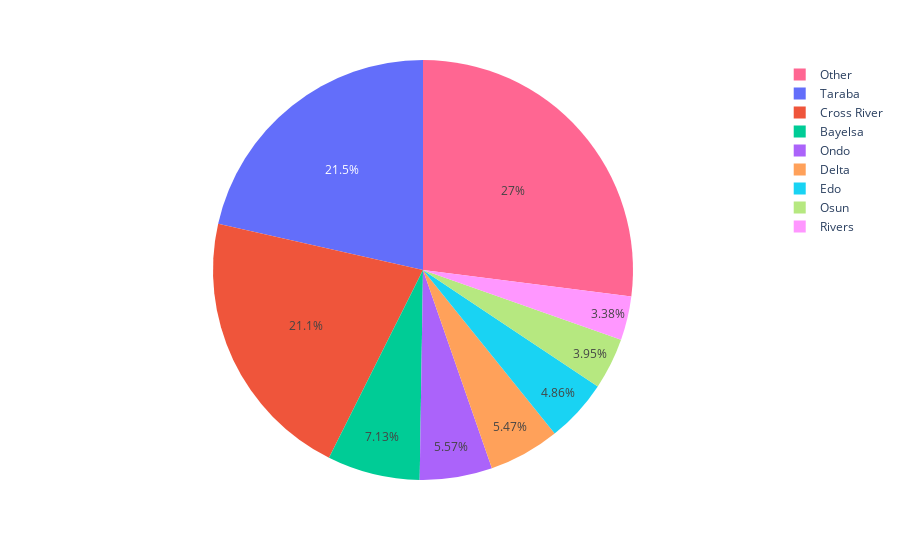

Notebook code cell kept with this figure:
### Code cell
geemap.pie_chart(nija_fnf, names='ADM1_NAME', values='Class_1', max_rows=11, color='ADM1_NAME')

### Figure 1 — Plotly figure (JSON) as saved in the notebook; plotly's stock layout.template omitted (floating-point values rounded to 4 significant figures)
{"data": [{"customdata": [["Taraba"], ["Cross River"], ["Bayelsa"], ["Ondo"], ["Delta"], ["Edo"], ["Other"], ["Other"], ["Osun"], ["Rivers"], ["Other"], ["Other"], ["Other"], ["Other"], ["Other"], ["Other"], ["Other"], ["Other"], ["Other"], ["Other"], ["Other"], ["Other"], ["Other"], ["Other"], ["Other"], ["Other"], ["Other"], ["Other"], ["Other"], ["Other"], ["Other"], ["Other"], ["Other"], ["Other"], ["Other"], ["Other"], ["Other"]], "domain": {"x": [0, 1], "y": [0, 1]}, "hovertemplate": "ADM1_NAME=%{customdata[0]}<br>Class_1=%{value}<extra></extra>", "labels": ["Taraba", "Cross River", "Bayelsa", "Ondo", "Delta", "Edo", "Other", "Other", "Osun", "Rivers", "Other", "Other", "Other", "Other", "Other", "Other", "Other", "Other", "Other", "Other", "Other", "Other", "Other", "Other", "Other", "Other", "Other", "Other", "Other", "Other", "Other", "Other", "Other", "Other", "Other", "Other", "Other"], "legendgroup": "", "marker": {"colors": ["#636efa", "#EF553B", "#00cc96", "#ab63fa", "#FFA15A", "#19d3f3", "#FF6692", "#FF6692", "#B6E880", "#FF97FF", "#FF6692", "#FF6692", "#FF6692", "#FF6692", "#FF6692", "#FF6692", "#FF6692", "#FF6692", "#FF6692", "#FF6692", "#FF6692", "#FF6692", "#FF6692", "#FF6692", "#FF6692", "#FF6692", "#FF6692", "#FF6692", "#FF6692", "#FF6692", "#FF6692", "#FF6692", "#FF6692", "#FF6692", "#FF6692", "#FF6692", "#FF6692"]}, "name": "", "showlegend": true, "type": "pie", "values": [10460.0, 10300.0, 3476.0, 2716.0, 2664.0, 2370.0, 1942.0, 1939.0, 1926.0, 1649.0, 1137.0, 846.5, 656.4, 637.1, 621.6, 590.0, 564.0, 526.8, 520.6, 512.4, 505.9, 445.0, 421.4, 388.3, 237.8, 235.7, 126.1, 81.65, 67.63, 62.53, 41.31, 27.56, 25.98, 1.85, 1.41, 0.66, 0.65]}], "layout": {"autosize": true, "legend": {"tracegroupgap": 0}, "margin": {"t": 60}}}
